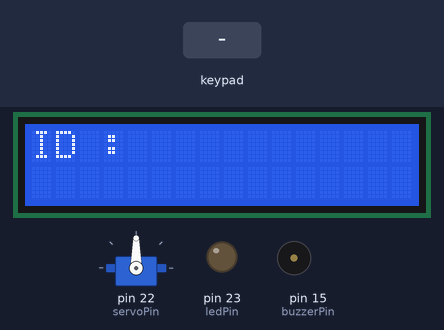
Bench run of a sketch on a simulated Arduino Mega 2560, built with avr-gcc and run on an emulated ATmega2560. Parts: 16×2 character LCD, servo, output pins drawn as LEDs (lit = HIGH), buzzer (waves = sounding). The inputs (shaded band) are chosen by the test bench. What the sketch prints to the serial monitor is not drawn.

Above: at 1.2 s.
1.3 s: keypad keys 1 1 1 1 * pressed 0.4 s apart
At 5.1 s:
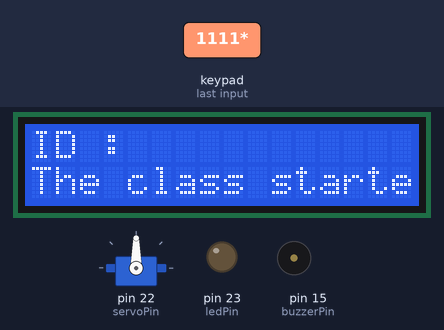
5.4 s: key '*' pressed
At 7.0 s:
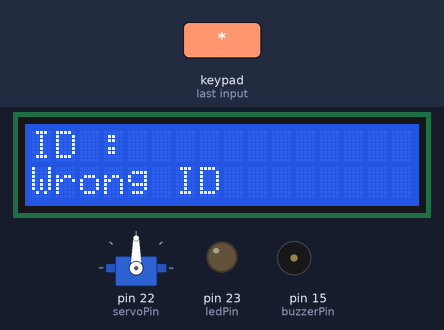
7.9 s: key '#' pressed
At 9.1 s:
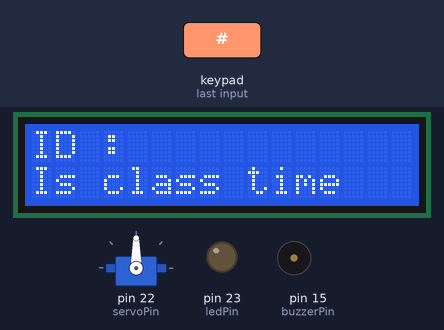
9.4 s: keypad keys 9 7 0 1 * pressed 0.4 s apart
At 13.2 s:
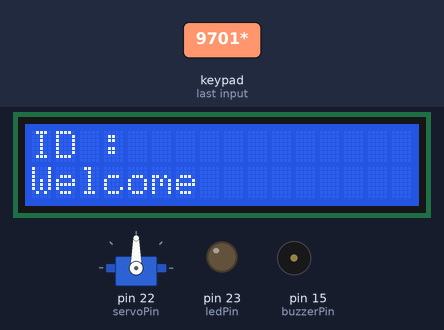
13.5 s: keypad keys 1 1 1 1 # pressed 0.4 s apart
At 16.9 s:
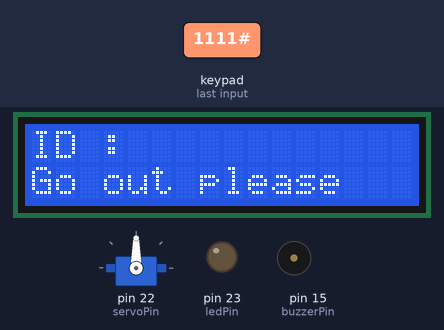
17.6 s: keypad keys 9 7 0 2 # pressed 0.4 s apart
At 26.2 s:
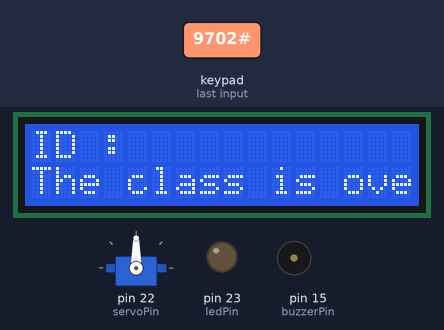
Timing chart, 0 to 26.6 s (numbered marks = the images above; inputs shaded):
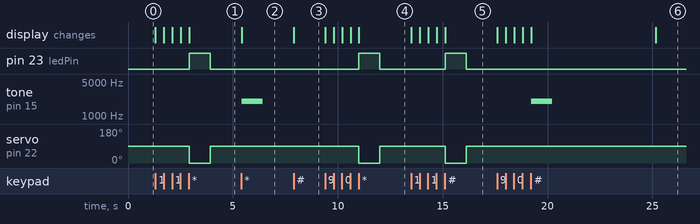

Measured:
- after the input at 1.3 s, pin 23 (ledPin): LOW → HIGH after 1.6 s, → LOW 1.0 s later; servo on pin 22 (servoPin): 90° → 0° after 1.6 s, → 90° 1.0 s later; the display: first changes at once (image 1 shows a later state)
- after the input at 5.4 s, tone on pin 15 (buzzerPin): silent → 2000 Hz at once, → silent 1.0 s later; the display: changes at once (image 2)
- after the input at 7.9 s, the display: changes at once (image 3)
- after the input at 9.4 s, pin 23 (ledPin): LOW → HIGH after 1.6 s, → LOW 1.0 s later; servo on pin 22 (servoPin): 90° → 0° after 1.6 s, → 90° 1.0 s later; the display: first changes at once (image 4 shows a later state)
- after the input at 13.5 s, pin 23 (ledPin): LOW → HIGH after 1.6 s, → LOW 1.0 s later; servo on pin 22 (servoPin): 90° → 0° after 1.6 s, → 90° 1.0 s later; the display: first changes at once (image 5 shows a later state)
- after the input at 17.6 s, tone on pin 15 (buzzerPin): silent → 2000 Hz after 1.6 s, → silent 1.0 s later; the display: first changes at once (image 6 shows a later state)

The sketch:

10.ino
```cpp
#include <LiquidCrystal.h>
#include <Keypad.h>
#include <Servo.h>

#define STUDENT_NUMBER 10

const byte rows = 4; //four rows
const byte cols = 3; //three columns
char keys[rows][cols] = {
  {'1', '2', '3'},
  {'4', '5', '6'},
  {'7', '8', '9'},
  {'*', '0', '#'}
};

byte rowPins[rows] = {4, 3, 2, 14}; //connect to the row pinouts of the keypad
byte colPins[cols] = {5, 6, 7}; //connect to the column pinouts of the keypad
Keypad keypad = Keypad( makeKeymap(keys), rowPins, colPins, rows, cols );

const int rs = 13, en = 12, d4 = 11, d5 = 10, d6 = 9, d7 = 8;
LiquidCrystal lcd(rs, en, d4, d5, d6, d7);

const String instructorId = "1111";
const String studentsId[STUDENT_NUMBER] = {"9701", "9702", "9703", "9704", "9705", "9706", "9707", "9708", "9709", "9710"};


//Global variables
unsigned long startTime = 0;
unsigned long finishTime = 0;
bool isClassTime = false;
String inputId = "";
String *attendanceList = (const String *)malloc(STUDENT_NUMBER);
int attendanceNumber = 0;
Servo myServo;

const int buzzerPin = 15;
const int ledPin = 23;
const int servoPin = 22;

void setup() {
  // put your setup code here, to run once:
  Serial.begin(9600);
  lcd.begin(16, 2);
  myServo.attach(servoPin);
  pinMode(buzzerPin, OUTPUT);
  pinMode(ledPin, OUTPUT);
  lcdMessage("");
}

void loop() {
  // put your main code here, to run repeatedly:
  char customKey = keypad.getKey();
  if (customKey) {
    if (customKey != '*' && customKey != '#') {
      inputId += customKey;
      lcd.print(customKey);
      Serial.println("inputId:" + inputId);
    } else if (customKey == '*') {
      checkEntrance();
      inputId = "";
    } else {
      checkExitance();
      inputId = "";
    }
  }

  if (checkFinishTime()) {
    printAttandanceList();
    printAbsentList();
    clearAttandanceList();
  }
}

void lcdMessage(String message) {
  lcd.clear();
  lcd.setCursor(0, 0);
  lcd.print("ID : ");
  if (message != "") {
    lcd.setCursor(0, 1);
    lcd.print(message);
    lcd.setCursor(5, 0);
  }
}

void checkEntrance() {
  if (inputId.equals(instructorId) && !isClassTime) {
    startTime = millis();
    finishTime = 0;
    isClassTime = true;
    lcdMessage("The class started");
    openDoor();
  } else if (isClassTime && isInStudentList() && !isInAttandanceList() && isValidTime()) {
    attendanceList[attendanceNumber++] = inputId;
    inputId = "";
    lcdMessage("Welcome");
    openDoor();
  } else if (!isClassTime) {
    Serial.println("Isn't class time");
    lcdMessage("Isn't class time");
  } else if (!isInStudentList()) {
    Serial.println("Wrong ID");
    lcdMessage("Wrong ID");
    buzzerActivation();
  } else if (!isValidTime()) {
    Serial.println("Long delay");
    lcdMessage(convertMillisToMinuts(millis() - startTime));
    buzzerActivation();
  } else if (isInAttandanceList()) {
    Serial.println("ID is present");
    lcdMessage("ID is present");
    buzzerActivation();
  }
}

String convertMillisToMinuts(unsigned long milliSecond) {
  int seconds = (int) (milliSecond / 1000) % 60 ;
  int minutes = (int) ((milliSecond / (1000 * 60)) % 60);
  int hours   = (int) ((milliSecond / (1000 * 60 * 60)) % 24);
  String result = "h:" + String(hours) + ",m:" + String(minutes) + ",s:" + String(seconds);
  return result;
}

void checkExitance() {
  if (inputId.equals(instructorId) && isClassTime) {
    startTime = 0;
    finishTime = millis();
    lcdMessage("Go out please");
    openDoor();
  } else if (finishTime != 0 && isInStudentList() && isInAttandanceList()) {
    inputId = "";
    lcdMessage("Go out please");
    openDoor();
  } else if (finishTime == 0) {
    Serial.println("Is class time");
    lcdMessage("Is class time");
  } else if (!isInStudentList()) {
    Serial.println("Wrong ID");
    lcdMessage("Wrong ID");
    buzzerActivation();
  } else if (!isInAttandanceList()) {
    Serial.println("ID isn't present");
    lcdMessage("ID isn't present");
    buzzerActivation();
  }
}

void buzzerActivation() {
  Serial.println("buzzer");
  tone(buzzerPin, 2000);  // Send 1KHz sound signal...
  delay(1000);            // ...for 1 sec
  noTone(buzzerPin);      // Stop sound...
}

void openDoor() {
  myServo.write(0);
  digitalWrite(ledPin, HIGH);
  delay(1000);
  myServo.write(90);
  digitalWrite(ledPin, LOW);
}

bool isInStudentList() {
  for (int i = 0; i < STUDENT_NUMBER; i++)
    if (studentsId[i].equals(inputId))
      return true;
  return false;
}

bool isInAttandanceList() {
  for (int i = 0; i < STUDENT_NUMBER; i++)
    if (attendanceList[i] != "" && inputId.equals(attendanceList[i]))
      return true;
  return false;
}

bool isInAttandanceList(String studentId) {
  for (int i = 0; i < STUDENT_NUMBER; i++)
    if (attendanceList[i] != "" && studentId.equals(attendanceList[i]))
      return true;
  return false;
}

bool isValidTime() {
  if (startTime == 0)
    return false;
  return (millis() - startTime < 20000);
}

bool checkFinishTime() {
  if (finishTime == 0)
    return false;
  if (millis() - finishTime > 10000 && isClassTime) {
    isClassTime = false;
    lcdMessage("The class is over");
    finishTime = 0;
    return true;
  }
  return false;
}

void printAttandanceList() {
  Serial.println("Attandance List:");
  for (int i = 0; i < attendanceNumber; i++) {
    if (attendanceList[i] != "")
      Serial.println(attendanceList[i]);
  }
  Serial.println();
}

void printAbsentList() {
  Serial.println("Absent List:");
  for (int i = 0; i < STUDENT_NUMBER; i++) {
    if (!isInAttandanceList(studentsId[i])) {
      Serial.println(studentsId[i]);
    }
  }
  Serial.println();
}

void clearAttandanceList() {
  for (int i = 0; i < STUDENT_NUMBER; i++) {
    attendanceList[i] = "";
  }
  attendanceNumber = 0;
}
```
